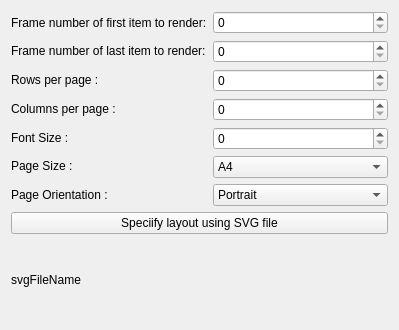
<?xml version="1.0" encoding="UTF-8"?>
<ui version="4.0">
 <class>WdgExportStoryboard</class>
 <widget class="QWidget" name="WdgExportStoryboard">
  <property name="geometry">
   <rect>
    <x>0</x>
    <y>0</y>
    <width>399</width>
    <height>330</height>
   </rect>
  </property>
  <property name="windowTitle">
   <string>Export Storyboard</string>
  </property>
  <layout class="QGridLayout" name="gridLayout">
   <item row="0" column="0">
    <layout class="QVBoxLayout" name="verticalLayout_3">
     <item>
      <layout class="QHBoxLayout" name="horizontalLayout">
       <item>
        <layout class="QVBoxLayout" name="verticalLayout_2">
         <item>
          <widget class="QLabel" name="label_4">
           <property name="text">
            <string>Frame number of first item to render:</string>
           </property>
          </widget>
         </item>
         <item>
          <widget class="QLabel" name="label_5">
           <property name="text">
            <string>Frame number of last item to render:</string>
           </property>
          </widget>
         </item>
         <item>
          <widget class="QLabel" name="label">
           <property name="text">
            <string>Rows per page :</string>
           </property>
          </widget>
         </item>
         <item>
          <widget class="QLabel" name="label_2">
           <property name="text">
            <string>Columns per page :</string>
           </property>
          </widget>
         </item>
         <item>
          <widget class="QLabel" name="label_6">
           <property name="text">
            <string>Font Size :</string>
           </property>
          </widget>
         </item>
         <item>
          <widget class="QLabel" name="label_3">
           <property name="text">
            <string>Page Size :</string>
           </property>
          </widget>
         </item>
         <item>
          <widget class="QLabel" name="label_7">
           <property name="text">
            <string>Page Orientation :</string>
           </property>
          </widget>
         </item>
        </layout>
       </item>
       <item>
        <layout class="QVBoxLayout" name="verticalLayout">
         <item>
          <widget class="QSpinBox" name="spinboxFirstItem"/>
         </item>
         <item>
          <widget class="QSpinBox" name="spinboxLastItem"/>
         </item>
         <item>
          <widget class="QSpinBox" name="spinboxRow"/>
         </item>
         <item>
          <widget class="QSpinBox" name="spinboxColumn">
           <property name="value">
            <number>0</number>
           </property>
          </widget>
         </item>
         <item>
          <widget class="QSpinBox" name="spinboxFontSize"/>
         </item>
         <item>
          <widget class="QComboBox" name="cmbPageSize">
           <item>
            <property name="text">
             <string>A4</string>
            </property>
           </item>
           <item>
            <property name="text">
             <string>A0</string>
            </property>
           </item>
           <item>
            <property name="text">
             <string>A1</string>
            </property>
           </item>
           <item>
            <property name="text">
             <string>A2</string>
            </property>
           </item>
           <item>
            <property name="text">
             <string>A3</string>
            </property>
           </item>
           <item>
            <property name="text">
             <string>A5</string>
            </property>
           </item>
          </widget>
         </item>
         <item>
          <widget class="QComboBox" name="cmbPageOrient">
           <item>
            <property name="text">
             <string>Portrait</string>
            </property>
           </item>
           <item>
            <property name="text">
             <string>Landscape</string>
            </property>
           </item>
          </widget>
         </item>
        </layout>
       </item>
      </layout>
     </item>
     <item>
      <widget class="QPushButton" name="btnSpecifySVG">
       <property name="text">
        <string>Speciify layout using SVG file</string>
       </property>
      </widget>
     </item>
     <item>
      <widget class="QLabel" name="lblSvgFileName">
       <property name="text">
        <string>svgFileName</string>
       </property>
      </widget>
     </item>
    </layout>
   </item>
  </layout>
 </widget>
 <resources/>
 <connections/>
</ui>
